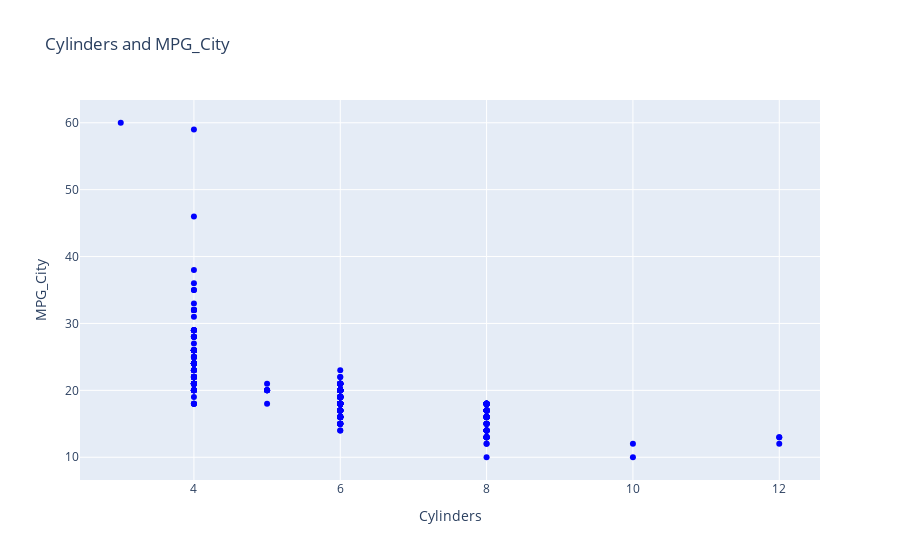

Notebook source saved alongside this figure:
### Markdown cell above
Observación EngineSize and MPG_City:

Podemos observar entre menor tamaño tenga el motor, mayor es su eficiencia en millas por galon en ciudad, 

si su tamaño es muy grande su eficiencia decae.

### Code cell
#Cylinders and MPG_City
fig = px.scatter(df, x="Cylinders", y="MPG_City",color_discrete_sequence=["blue"],title="Cylinders and MPG_City")
fig .show()

### Figure 1 — Plotly figure (JSON) as saved in the notebook; plotly's stock layout.template omitted (floating-point values rounded to 4 significant figures; data arrays with more than 128 entries replaced by an {"elided": "..."} marker saying what was removed)
{"data": [{"hovertemplate": "Cylinders=%{x}<br>MPG_City=%{y}<extra></extra>", "legendgroup": "", "marker": {"color": "blue", "symbol": "circle"}, "mode": "markers", "name": "", "orientation": "v", "showlegend": false, "type": "scatter", "x": {"elided": "428 int values"}, "xaxis": "x", "y": {"elided": "428 int values"}, "yaxis": "y"}], "layout": {"autosize": true, "legend": {"tracegroupgap": 0}, "title": {"text": "Cylinders and MPG_City"}, "xaxis": {"anchor": "y", "autorange": true, "domain": [0, 1], "range": [2.455, 12.54], "title": {"text": "Cylinders"}, "type": "linear"}, "yaxis": {"anchor": "x", "autorange": true, "domain": [0, 1], "range": [5.874, 64.13], "title": {"text": "MPG_City"}, "type": "linear"}}}
